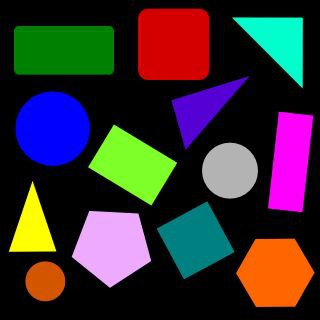
#> input picture Final_Assignments/HW3/Q7/1.jpg, 320 x 320 px
$ jupyter execute Q7.ipynb
#> lines starting #> are read from the running program, lines starting #| are printed output that depends on the picture; after the words box and inside, x2 and y2 are one past the last pixel; in counts of white or black regions, pixels touching at a corner belong together
#> further down, image is the input picture: shape (320, 320, 3); mean B, G, R 50.7, 46.9, 57.1
Import some prerequisites

[cell 1]
import cv2
import numpy as np
import matplotlib.pyplot as plt
import os
import random
import math

Run this cell for plotting

[cell 2]
def plotter(img_list, r, w, gray, wr, hr, fig_name = None):
    '''
    Plots images' list with its' caption and saves result image if you want.

    Parameters:
        img_list (list): The list of tuples of image and its' caption.
        r (int): The number of row(s).
        w (int): The number of colunm(s).
        gray (bool): The flag for plotting images in grayscale mode.
        wr (int): The width of one figure.
        hr (int): The height of one figure.
        fig_name (str): The name of the image of the plot. if not set this parameter the plot doesn't save.
    '''

    plt.rcParams['figure.figsize'] = (wr, hr)
    for i in range(len(img_list)):
        plt.subplot(r, w, i + 1)
        if img_list[i][2] == 'img':
            if gray:
                plt.imshow(img_list[i][0], cmap = 'gray')
            else:
                plt.imshow(img_list[i][0])
            plt.xticks([])
            plt.yticks([])
        elif img_list[i][2] == 'hist':
            plt.bar(np.arange(len(img_list[i][0])), img_list[i][0], color = 'c')
        else:
            raise Exception("Only image or histogram. Use third parameter of tuples in img_list and set it to img or hist.")
        plt.title(img_list[i][1])
    if fig_name is not None:
        plt.savefig(fig_name + '.png')
    plt.show()

Run this cell for change polar to cartesian.

[cell 3]
def pol_to_car(rho, theta):
    '''
    Changes rho and theta of a line to two point of that line.

    Parameters:
        rho (float): The distance from the origin to the line.
        theta (float):  Angle from origin to the line.

    Returns:
        (tuple): tuple of two point of line.
    '''

    a = np.cos(theta)
    b = np.sin(theta)
    c = 1000
    x0 = a*rho
    y0 = b*rho
    x1 = int(x0 + c * (-b))
    y1 = int(y0 + c * (a))
    x2 = int(x0 - c * (-b))
    y2 = int(y0 - c * (a))
    return x1, y1, x2, y2

# part b

Implement this function to detect and remove circles in the given image.

[cell 4]
def remove_circles(image):
    '''
    Returns the image with circles removed.

    Parameters:
        image (numpy.ndarray): The input image.

    Returns:
        out_img (numpy.ndarray): The result image.
    '''
    out_img = image.copy()

    # Convert the image to grayscale
    gray = cv2.cvtColor(image, cv2.COLOR_BGR2GRAY)
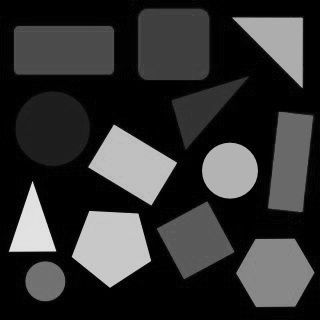
#> gray: shape (320, 320); min 0, max 235, mean 50.4

    # Apply Hough Circle Transform to detect circles
    circles = cv2.HoughCircles(gray, cv2.HOUGH_GRADIENT, dp=1, minDist=20, param1=50, param2=30, minRadius=0, maxRadius=40)
#> circles = [[52.5, 128.5, 37.1], [229.5, 170.5, 27.3], [44.5, 280.5, 20.4]]

    if circles is not None:
        circles = np.round(circles[0, :]).astype("int")
#> circles = [[52, 128, 37], [230, 170, 27], [44, 280, 20]]
        for (x, y, r) in circles:
            # Draw a filled circle over the detected circle region with a color similar to the background
            cv2.circle(out_img, (x, y), r+3, (0, 0, 0), -1)
#> this loop made 3 passes
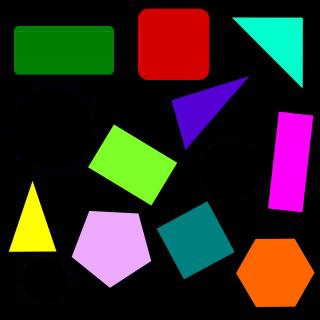
#> out_img: shape (320, 320, 3); 9.16% of pixels changed, all inside (x1, y1, x2, y2) = (12, 88, 261, 304)

    return out_img

Test your implementation (dont change this cell)

[cell 5]
image_list = []

# image = cv2.imread(os.path.join('images', '1.png'))
image = cv2.imread('1.jpg')
image_list.append([cv2.cvtColor(image, cv2.COLOR_BGR2RGB), 'source', 'img'])

out_img = remove_circles(image)

image_list.append([cv2.cvtColor(out_img, cv2.COLOR_BGR2RGB), 'detect circles', 'img'])

plotter(image_list, 1, 2, True, 20, 10, 'q4a')
#> the loop in plotter, `for i in range(len(img_list)):` made 2 passes

# part c

Implement this function to detect lines in the given image with hough algorithm.

[cell 6]
def detect_lines_hough(image):
    '''
    Returns the image which lines have been detected.

    Parameters:
        image (numpy.ndarray): The input image.

    Returns:
        out_img (numpy.ndarray): The result image.
    '''
    out_img = image.copy()

    #Writer your code here
    gray = cv2.cvtColor(image, cv2.COLOR_BGR2GRAY)


    # Apply edge detection using Canny
    edges = cv2.Canny(gray, 20, 100)
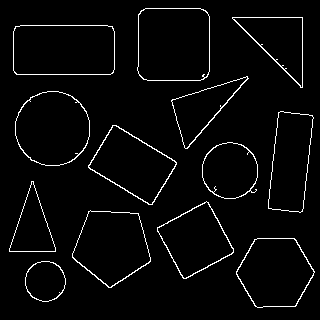
#> edges: shape (320, 320); 3.3% white in thin lines or dots, all inside (x1, y1, x2, y2) = (9, 8, 315, 308)

    # Apply Hough Line Transform to detect lines

    lines = None
    lines = cv2.HoughLinesP(edges, 0.1, np.pi / 180, 1, lines)
#> lines = 1833 rows, first 6: [58, 25, 58, 25], [251, 17, 251, 17], [54, 74, 54, 74], [269, 198, 269, 189], [36, 263, 36, 263], [280, 111, 280, 111]

    # Draw the detected lines on the output image
    # out_img = np.zeros_like(image)
    if lines is not None:
        for line in lines:
            x1, y1, x2, y2 = line[0]
            cv2.line(out_img, (x1, y1), (x2, y2), (255, 255, 255), 2)
#> this loop made 1833 passes
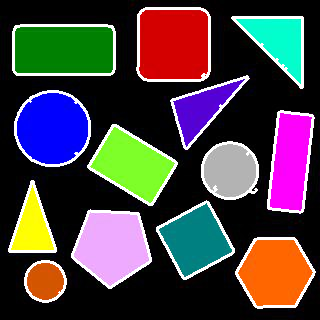
#> out_img: shape (320, 320, 3); 8.73% of pixels changed, all inside (x1, y1, x2, y2) = (8, 7, 316, 309)


    return out_img

Test your implementation (dont change this cell)

[cell 7]
image_list = []
image = cv2.imread('1.jpg')
# image = cv2.imread(os.path.join('images', '1b.png'))
image_list.append([cv2.cvtColor(image, cv2.COLOR_BGR2RGB), 'source', 'img'])

out_img = detect_lines_hough(image)

image_list.append([cv2.cvtColor(out_img, cv2.COLOR_BGR2RGB), 'detect lines', 'img'])

plotter(image_list, 1, 2, True, 20, 10, 'q4b')
#> call 2 of plotter, with r = 1, w = 2, gray = True, wr = 20, hr = 10, fig_name = 'q4b'
#> the loop in plotter (call 2), `for i in range(len(img_list)):` made 2 passes
#> in plotter (call 2), `plt.savefig(fig_name + '.png')`:
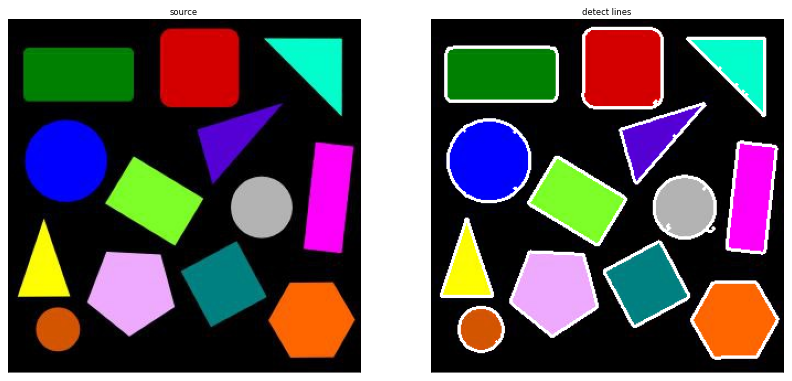
#> figure drawn by matplotlib, 2 panels

### Part C - HoughLine - Extra part

[cell 8]
def detect_lines_hough(image):
    '''
    Returns the image which lines have been detected.

    Parameters:
        image (numpy.ndarray): The input image.

    Returns:
        out_img (numpy.ndarray): The result image.
    '''
    out_img = image.copy()

    # Convert the image to grayscale
    gray = cv2.cvtColor(image, cv2.COLOR_BGR2GRAY)
    # blurred = cv2.GaussianBlur(gray, (5, 5), 1)

    # Apply edge detection using Canny
    edges = cv2.Canny(gray, 20, 100)

    # Apply Hough Line Transform to detect lines
    lines = cv2.HoughLines(edges, 1, np.pi / 180, 50)
#> lines = 64 rows, first 8: [74, 1.57], [238, 0.716], [25, 1.57], [288, 0.105], [48, 2.11], [302, 0], [323, 0.105], [98, 2.11]

    # Draw the detected lines on the output image
    if lines is not None:
        for rho, theta in lines[:, 0]:
            a = np.cos(theta)
            b = np.sin(theta)
            x0 = a * rho
            y0 = b * rho
            x1 = int(x0 + 200 * (-b))
            y1 = int(y0 + 200 * (a))
            x2 = int(x0 - 200 * (-b))
            y2 = int(y0 - 200 * (a))
            cv2.line(out_img, (x1, y1), (x2, y2), (255, 255, 255), 2)
#> this loop made 64 passes
#> (rho, theta, a, b, x0, y0, x1, y1) on passes 1 to 12: (74, 1.57, -4.37e-08, 1, -3.23e-06, 74, -200, 73), (238, 0.716, 0.755, 0.656, 179.6, 156.1, 48, 307), (25, 1.57, -4.37e-08, 1, -1.09e-06, 25, -200, 24), (288, 0.105, 0.995, 0.105, 286.4, 30.1, 265, 229), (48, 2.11, -0.515, 0.857, -24.72, 41.14, -196, -61), (302, 0, 1, 0, 302, 0, 302, 200), (323, 0.105, 0.995, 0.105, 321.2, 33.76, 300, 232), (98, 2.11, -0.515, 0.857, -50.47, 84, -221, -19), (290, 0.122, 0.993, 0.122, 287.8, 35.34, 263, 233), (17, 1.57, -4.37e-08, 1, -7.43e-07, 17, -200, 16), (25, 2.83, -0.951, 0.309, -23.78, 7.73, -85, -182), (325, 0.122, 0.993, 0.122, 322.6, 39.61, 298, 238)
#> (rho, theta) on passes 59 to 60: (-136, 2.62), (-94, 2.67)
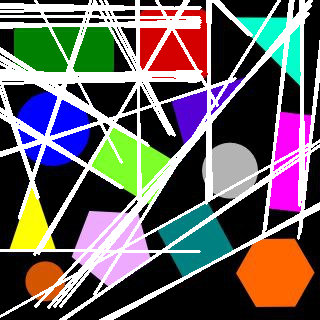
#> out_img: shape (320, 320, 3); mean B, G, R 98.5, 98.6, 105.3

    return out_img

[cell 9]
image_list = []
image = cv2.imread('1.jpg')
# image = cv2.imread(os.path.join('images', '1b.png'))
image_list.append([cv2.cvtColor(image, cv2.COLOR_BGR2RGB), 'source', 'img'])

out_img = detect_lines_hough(image)

image_list.append([cv2.cvtColor(out_img, cv2.COLOR_BGR2RGB), 'detect lines', 'img'])

plotter(image_list, 1, 2, True, 20, 10, 'q4b_extra')
#> call 3 of plotter, with r = 1, w = 2, gray = True, wr = 20, hr = 10, fig_name = 'q4b_extra'
#> the loop in plotter (call 3), `for i in range(len(img_list)):` made 2 passes
#> in plotter (call 3), `plt.savefig(fig_name + '.png')`:
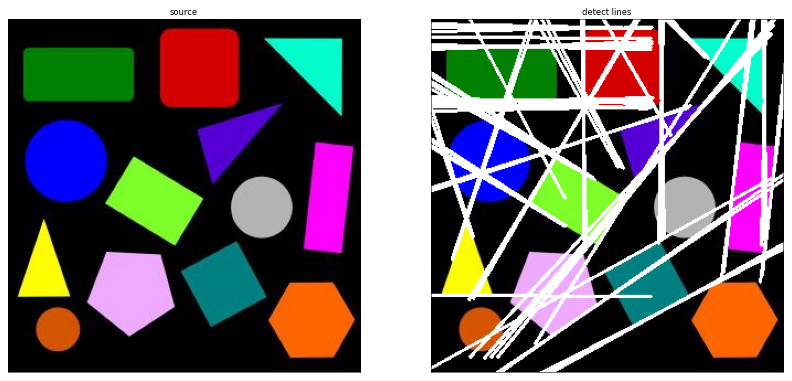
#> figure drawn by matplotlib, 2 panels

# part d

[cell 10]
import cv2
import numpy as np
import matplotlib.pyplot as plt

def detect_shape(image_path):
    # Read the input image
#> called with image_path = '7.jpg'
    image = cv2.imread(image_path)
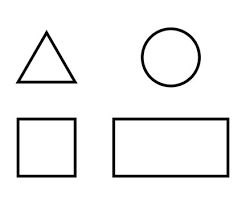
#> input picture Final_Assignments/HW3/Q7/7.jpg, 246 x 205 px
#> image is the input picture: shape (205, 246, 3); min 0, max 255, mean 242
    if image is None:
        print("Error: Failed to load the image.")
        return

    # Convert the image to grayscale
    gray = cv2.cvtColor(image, cv2.COLOR_BGR2GRAY)
#> gray: shape (205, 246)

    # Apply Gaussian blur to reduce noise
    blurred = cv2.GaussianBlur(gray, (5, 5), 0)

    # Apply edge detection using Canny
    edges = cv2.Canny(blurred, 50, 150)
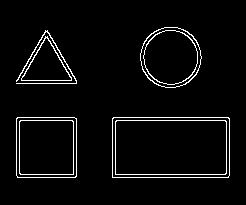
#> edges: shape (205, 246); 3.9% white in thin lines or dots, all inside (x1, y1, x2, y2) = (16, 27, 230, 178)

    # Find contours in the image
    contours, _ = cv2.findContours(edges.copy(), cv2.RETR_EXTERNAL, cv2.CHAIN_APPROX_SIMPLE)

    # Iterate over the contours
    for contour in contours:
        # Approximate the contour to a polygon
        epsilon = 0.02 * cv2.arcLength(contour, True)
        approx = cv2.approxPolyDP(contour, epsilon, True)

        # Calculate the number of vertices
        num_vertices = len(approx)

        # Determine the shape based on the number of vertices
        shape = None
        if num_vertices == 3:
            shape = "Triangle"
        elif num_vertices == 4:
            # Check if the contour is a square or rectangle
            x, y, w, h = cv2.boundingRect(approx)
            aspect_ratio = w / float(h)
            shape = "Square" if aspect_ratio >= 0.95 and aspect_ratio <= 1.05 else "Rectangle"
        else:
            # Check if the contour is approximately a circle
            area = cv2.contourArea(contour)
            perimeter = cv2.arcLength(contour, True)
            circularity = 4 * np.pi * area / (perimeter * perimeter)
            if circularity > 0.85:
                shape = "Circle"

        # Draw the contour on the image
        cv2.drawContours(image, [approx], -1, (0, 255, 0), 2)

        # Find the centroid of the contour
        M = cv2.moments(approx)
        cx = int(M["m10"] / M["m00"])
        cy = int(M["m01"] / M["m00"])

        # Display the shape name next to the contour
        cv2.putText(image, shape, (cx + 10, cy), cv2.FONT_HERSHEY_SIMPLEX, 0.5, (255, 255, 255), 2)
#> this loop made 5 passes
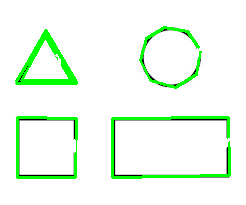
#> image: shape (205, 246, 3); 6.89% of pixels changed, all inside (x1, y1, x2, y2) = (15, 26, 232, 179)

    # Convert BGR image to RGB for Matplotlib
    image_rgb = cv2.cvtColor(image, cv2.COLOR_BGR2RGB)

    # Display the result as a plot
    plt.imshow(image_rgb)

    # Annotate the plot with shape names
    for contour in contours:
        approx = cv2.approxPolyDP(contour, 0.02 * cv2.arcLength(contour, True), True)
        M = cv2.moments(approx)
        cx = int(M["m10"] / M["m00"])
        cy = int(M["m01"] / M["m00"])

        num_vertices = len(approx)
        shape = None
        if num_vertices == 3:
            shape = "Triangle"
        elif num_vertices == 4:
            x, y, w, h = cv2.boundingRect(approx)
            aspect_ratio = w / float(h)
            shape = "Square" if aspect_ratio >= 0.95 and aspect_ratio <= 1.05 else "Rectangle"
        else:
            # Check if the contour is approximately a circle
            area = cv2.contourArea(contour)
            perimeter = cv2.arcLength(contour, True)
            circularity = 4 * np.pi * area / (perimeter * perimeter)
            if circularity > 0.85:
                shape = "Circle"

        plt.text(cx + 10, cy, shape, color='black', fontsize=10, fontweight='bold')

    plt.axis('off')
    plt.show()

# Path to the input image
image_path = "7.jpg"

# Detect and label shapes in the input image
detect_shape(image_path)
